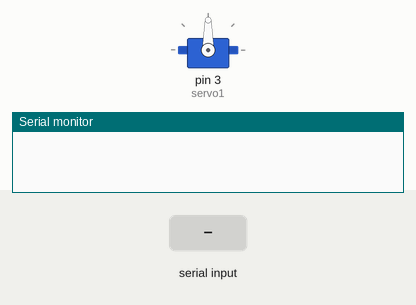
Recording of a sketch running on a simulated Arduino Uno, built with avr-gcc and run on an emulated ATmega328P. Shown: servo, the last lines printed to the serial monitor. Inputs (shaded band) come from the test bench.

Above: at 1.2 s.
1.3 s: "30,150\n" received over Serial
At 2.6 s:
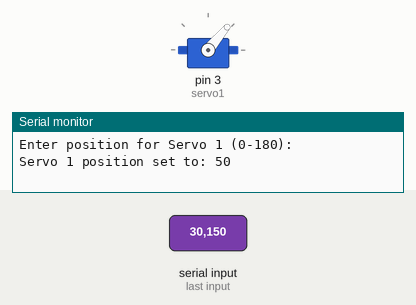
Timing chart, 0 to 4.3 s (numbered marks = the images above; inputs shaded):
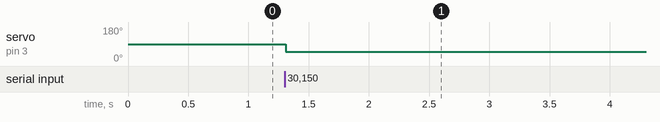

Measured:
- after the input at 1.3 s, servo on pin 3 (servo1): 90° → 50° at once

The sketch:

test.ino
```cpp
#include <Servo.h>

Servo servo1;

void setup() {
  Serial.begin(9600);
  servo1.attach(3);
}

void loop() {
  if (Serial.available() > 0) {
    char input = Serial.read();
    int newPosition;

    // Read the position for rthumb
    if (input == '1') {
      Serial.println("Enter position for Servo 1 (0-180):");
      while (!Serial.available());
      newPosition = Serial.parseInt();
      if (newPosition >= 0 && newPosition <= 180) {
        servo1.write(newPosition);
        Serial.println("Servo 1 position set to: " + String(newPosition));
      } else {
        Serial.println("Invalid position. Please enter a value between 0 and 180.");
      }
    }
  }
}
```
